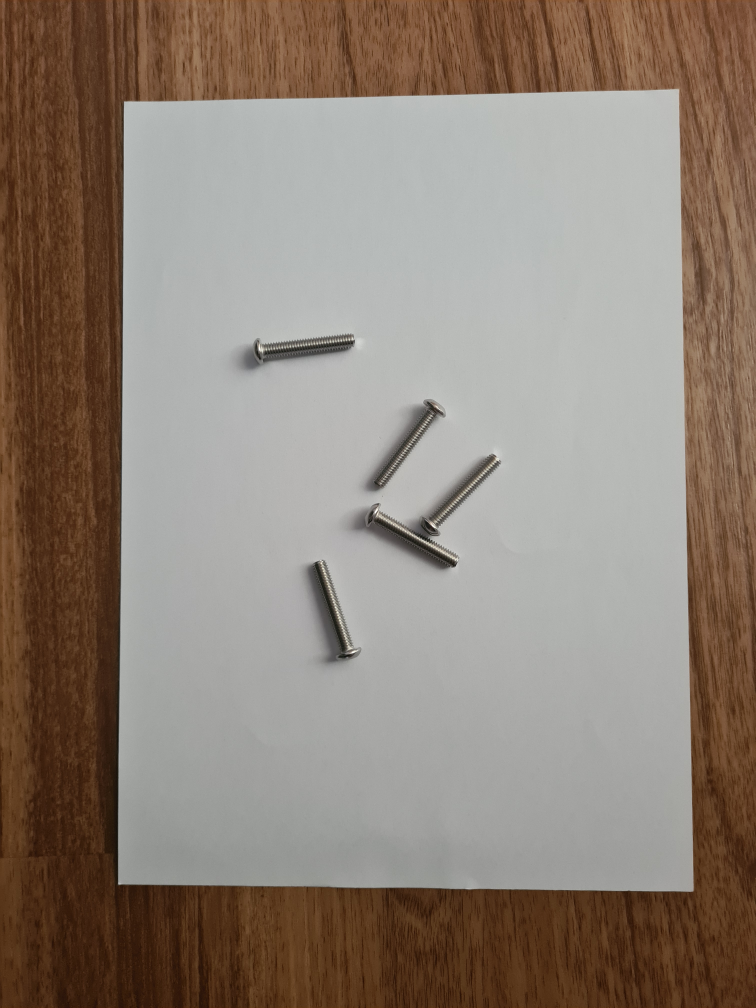
#> input picture input.jpg, 3024 x 4032 px (shown at 1/4 size)
$ jupyter execute Generic_Object_Detection.ipynb   (shell and % lines are left out)   (older library calls are emulated)
#> lines starting #> are read from the running program, lines starting #| are printed output that depends on the picture; after the words box and inside, x2 and y2 are one past the last pixel; in counts of white or black regions, pixels touching at a corner belong together
# Generic Object Detection
We will be mainly utilising the watershed algorithm to do object detection on plain background.

Code developed from https://www.udemy.com/course/python-for-computer-vision-with-opencv-and-deep-learning/

## Other models considered
- YOLOv7 CLIP: This does not work as the pre-trained data does not include screws and thus initial tests shows that the model does not pick up on the screw objects.
- CounTR: This does not work as well as the pre-trained data does not include screws. Note that when testing the model against data it was pre-trained on, the result was unsatisfactory (eg. 2.jpg from FSC147 dataset)

## Business Requirement
- Detection should be able to pick up objects without any training as there could be thousands of different variety of objects to be detected

[cell 1]
import cv2
import numpy as np
import matplotlib.pyplot as plt
from scipy.ndimage import rotate

[cell 2]
def img_read_resize(source, max_width = "default", color = 'rgb'):
    # display in rgb
#> called with source = 'input.jpg', max_width = 640, color = 'rgb'
    if color == 'rgb':
        color = cv2.IMREAD_COLOR
        img = cv2.imread(source, color)
#> img is the input picture: shape (4032, 3024, 3); mean B, G, R 117.8, 128.9, 141.9
        org_height, org_width, _ = img.shape
    # display in grayscale
    else:
        color = cv2.IMREAD_GRAYSCALE
        img = cv2.imread(source, color)
        org_height, org_width = img.shape

    if max_width == "default":
        return img
    else:
        # scale picture according to max width specified
        scale_ratio = org_width/max_width
        scaled_height = int(org_height/scale_ratio)
        img = cv2.resize(img, (max_width, scaled_height), interpolation = cv2.INTER_AREA)
#> img: shape (853, 640, 3)
        return img

[cell 3]
def img_display(img, cmap=None):
    # fig = plt.figure()
    # ax = fig.add_subplot()
    # ax.imshow(cv2.cvtColor(img, cv2.COLOR_BGR2RGB))
    fig = plt.figure(figsize=(20,15))
    ax = fig.add_subplot()
    ax.imshow(img,cmap=cmap)

[cell 4]
def crop_background(img, threshold_type = "otsu",  threshold_manual_val = 160, threshold_adaptive_val = 10, filter_diameter = 33, kernel_size = 3, crop_percent = 2.5):

    # We want to crop out the background and only leave the white paper as the border of the image
    # we blur the image first so that the unnecessary details doesn't show up
    # we use bilateralFilter instead of other methods (such as medianblur, gaussianblur) as it gives us the sharpest of the white paper edges
    # while also removing those unnecesary details from the background
#> called with threshold_type = 'Otsu', threshold_manual_val = 160, threshold_adaptive_val = 10, filter_diameter = 23, kernel_size = 5, crop_percent = 5
    blurred_img = cv2.bilateralFilter(img,filter_diameter,75,75)
    # we follow up with a open morphing to remove any unwanted small white dots on a black background.
    # so that our image before finding contours is cleaner
    kernel = np.ones((kernel_size, kernel_size), np.uint8)
    blurred_img = cv2.morphologyEx(blurred_img, cv2.MORPH_OPEN, kernel)

    # change image to grayscale so that we can split it up by intensity of graycolor
    gray_img = cv2.cvtColor(blurred_img, cv2.COLOR_BGR2GRAY)
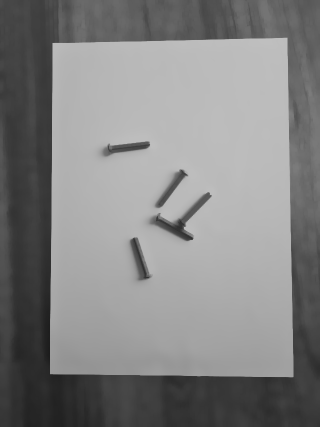
#> gray_img: shape (853, 640) (shown at 1/2 size); min 27, max 191, mean 131.2

    # set threshold to filter out those colors that are not white (we define white as below 140 value)
    # then for those that is above the threshold, we change it to black (255)
    # the part that you want to detect should be white.
    if threshold_type == "Otsu":
        ret, thres_img = cv2.threshold(gray_img, 0, 255, cv2.THRESH_BINARY | cv2.THRESH_OTSU)
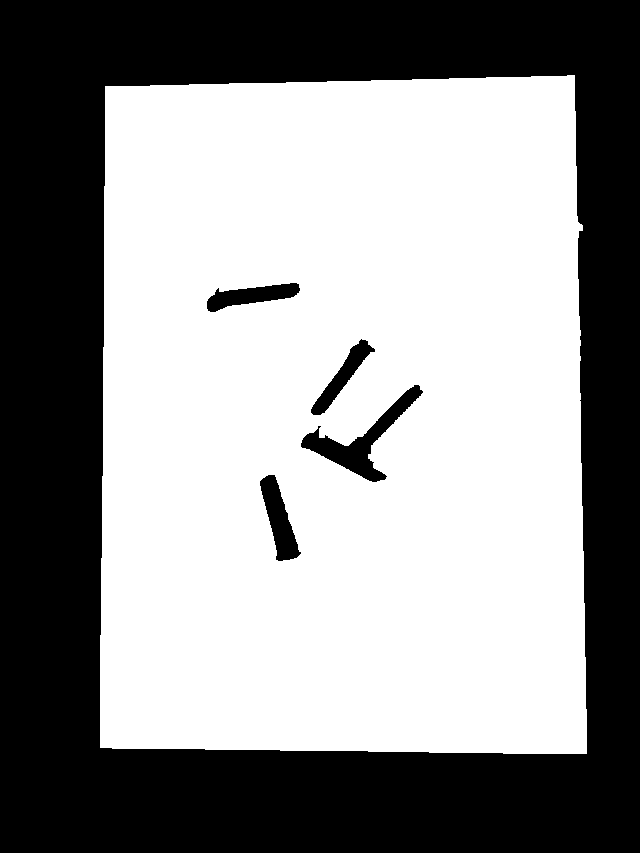
#> thres_img: shape (853, 640); 57.4% white; 5 black regions, box (x1, y1, x2, y2) and area: (0, 0, 640, 853) 225223, (301, 385, 423, 482) 2818, (260, 475, 301, 561) 1657, (207, 283, 300, 312) 1391, (311, 339, 375, 415) 1270
#> ret = 123
    elif threshold_type == "Adaptive":
        thres_img = cv2.adaptiveThreshold(gray_img, 255, cv2.ADAPTIVE_THRESH_MEAN_C, cv2.THRESH_BINARY_INV, 21, threshold_adaptive_val)
    elif threshold_type == "Manual":
        ret, thres_img = cv2.threshold(gray_img, threshold_manual_val, 255, cv2.THRESH_BINARY)

    # img_display(thres_img)


    # DESKEW image based on url below
    # https://stackoverflow.com/questions/59660933/how-to-de-skew-a-text-image-and-retrieve-the-new-bounding-box-of-that-image-pyth/59672620#59672620
    def determine_score(arr, angle):
        data = rotate(arr, angle, reshape=False, order=0)
        histogram = np.sum(data, axis=1, dtype=float)
        score = np.sum((histogram[1:] - histogram[:-1]) ** 2, dtype=float)
        return histogram, score

    scores = []
    angles = np.arange(-5, 5 + 1, 1)
    for angle in angles:
        histogram, score = determine_score(thres_img, angle)
        scores.append(score)
#> this loop made 11 passes
#> score on passes 1 to 8: 1.16e+09, 1.35e+09, 1.82e+09, 3.54e+09, 5.8e+09, 3.93e+09, 6.33e+09, 2.2e+09
#> pass 1, in determine_score, `data = rotate(arr, angle, reshape=False, order=0)`:
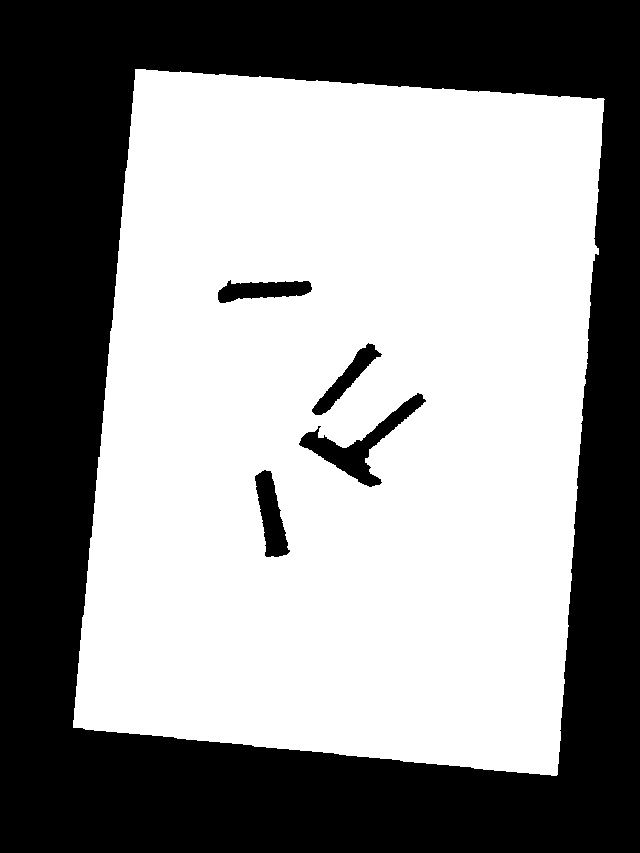
#> data: shape (853, 640); 57.4% white; 5 black regions, box (x1, y1, x2, y2) and area: (0, 0, 640, 853) 225221, (299, 393, 426, 487) 2813, (255, 470, 290, 557) 1657, (218, 280, 312, 303) 1389, (312, 343, 382, 415) 1270
#> after the loop, scores = [1.16e+09, 1.35e+09, 1.82e+09, 3.54e+09, 5.8e+09, 3.93e+09, 6.33e+09, 2.2e+09, 1.45e+09, 1.1e+09, 891102600]

    best_angle = angles[scores.index(max(scores))]
#> best_angle = 1

    (h, w) = thres_img.shape[:2]
    center = (w // 2, h // 2)
    M = cv2.getRotationMatrix2D(center, best_angle, 1.0)
#> M = [[1, 0.0175, -7.39], [-0.0175, 1, 5.65]]
    corrected_img = cv2.warpAffine(thres_img, M, (w, h), flags=cv2.INTER_CUBIC, borderMode=cv2.BORDER_REPLICATE)
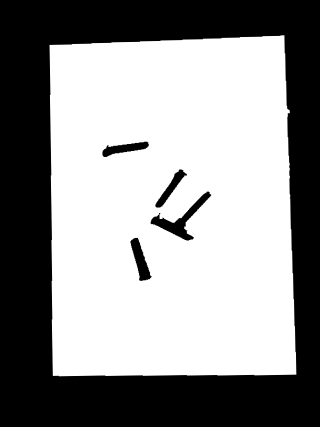
#> corrected_img: shape (853, 640) (shown at 1/2 size); min 0, max 255, mean 146.5

    # contours: https://medium.com/analytics-vidhya/opencv-findcontours-detailed-guide-692ee19eeb18
    # cv2.RETR_EXTERNAL will return all the external contours
    # cv2.CHAIN_APPROX_SIMPLE will only return 4 points instead of detailed pixel by pixel points
    contours, hierarchy  = cv2.findContours(corrected_img, cv2.RETR_EXTERNAL, cv2.CHAIN_APPROX_SIMPLE)
#> contours = 1 contour; box (x1, y1, x2, y2) and area: (99, 69, 594, 754) 320682
    # sort the contours to get the biggest contour (just in case we get more than 1 contour)
    contours = sorted(contours, key = cv2.contourArea, reverse = True)

    # to crop the image based on the contour
    # we pass in contours[0] because there's only 1 contour is our case
    x, y, w, h = cv2.boundingRect(contours[0])
#> x = 99; y = 69; w = 495; h = 685


    # we crop off abit more to compensate for the skewness of the picture
    org_height, org_width = corrected_img.shape
    cut_pixels = int(org_width*crop_percent/100)
    cropped_img = img[y+cut_pixels:y+h-cut_pixels, x+cut_pixels:x+w-cut_pixels]

    return cropped_img

[cell 5]
def object_count(img, blur_kernel_size = 33, erode_kernel_size = 0, erode_iteration = 0, dilate_kernel_size = 0, dilate_iteration = 0, open_kernel_size = 0, open_iteration = 0, close_kernel_size = 0, close_iteration = 0):
    # blur the image using gaussianblur
    # we don't use bilateral because we only want to detect the center of the object, bilateral highlights too much edges
#> called with blur_kernel_size = 33, erode_kernel_size = 0, erode_iteration = 0, dilate_kernel_size = 0, dilate_iteration = 0, open_kernel_size = 3, open_iteration = 1, close_kernel_size = 3
    blurred_img = cv2.GaussianBlur(img,(blur_kernel_size,blur_kernel_size),0)
#> blurred_img: shape (621, 431, 3)

    # change image to grayscale so that we can split it up by intensity of graycolor
    gray_img = cv2.cvtColor(blurred_img, cv2.COLOR_RGB2GRAY)
#> gray_img: shape (621, 431)

    # instead of using normal threshold where we set the threshold manually, we use adaptive threshold because the light intensity varies across the picture
    # https://pyimagesearch.com/2021/05/12/adaptive-thresholding-with-opencv-cv2-adaptivethreshold/
    # 21 is the grid in which we search for optimum threshold (21 by 21)
    # 10 is our finetune threshold related to the ADAPTIVE_THRESH_MEAN_C
    # we don't use adaptive threshold because we want the threshold to be singular instead of adaptive across the image. so that the output would be clean
    # thres_img = cv2.adaptiveThreshold(gray_img, 255, cv2.ADAPTIVE_THRESH_MEAN_C, cv2.THRESH_BINARY_INV, 21, 10)
    thres_img = cv2.adaptiveThreshold(gray_img, 255, cv2.ADAPTIVE_THRESH_MEAN_C, cv2.THRESH_BINARY_INV, 21, 10)
#> thres_img: shape (621, 431); 1.9% white; 5 white regions, box (x1, y1, x2, y2) and area: (74, 184, 168, 210) 1086, (129, 375, 166, 459) 1050, (179, 239, 242, 314) 1035, (170, 333, 254, 381) 1029, (223, 285, 289, 353) 899

    target_img = thres_img.copy()
    # img_display(target_img, 'gray')
    # erode reduce the edges of brighter white pixels
    target_img = cv2.erode(target_img, np.ones((erode_kernel_size, erode_kernel_size), np.uint8), iterations=erode_iteration)
    # img_display(target_img, 'gray')
    # dilate grow the edges of brighter white pixels
    target_img = cv2.dilate(target_img, np.ones((dilate_kernel_size, dilate_kernel_size), np.uint8), iterations=dilate_iteration)
    # img_display(target_img, 'gray')
    # Closing. It is obtained by the dilation of an image followed by an erosion.
    target_img = cv2.morphologyEx(target_img, op = cv2.MORPH_CLOSE, kernel = np.ones((close_kernel_size, close_kernel_size), np.uint8), iterations=close_iteration)
    # Opening. It is obtained by the erosion of an image followed by a dilation.
    target_img = cv2.morphologyEx(target_img, op = cv2.MORPH_OPEN, kernel = np.ones((open_kernel_size, open_kernel_size), np.uint8), iterations=open_iteration)
#> target_img: shape (621, 431); 1.9% white; 5 white regions, box (x1, y1, x2, y2) and area: (75, 184, 168, 210) 1083, (129, 375, 165, 459) 1046, (180, 240, 242, 314) 1032, (170, 333, 254, 381) 1028, (223, 286, 289, 353) 898
    # img_display(target_img, 'gray')
    target_img = target_img.astype(np.uint8)

    # Get the pixels which we are sure that is the background
    sure_bg = cv2.dilate(target_img, np.ones((3, 3), np.uint8), iterations=3)
#> sure_bg: shape (621, 431); 3.4% white; 4 white regions, box (x1, y1, x2, y2) and area: (167, 283, 292, 384) 3576, (177, 237, 245, 317) 1884, (72, 181, 171, 213) 1842, (126, 372, 168, 462) 1808
    # img_display(sure_bg, 'gray')

    # Perform distance transformation. pixels that are further away from the background would be given higher white intensity
    # thereby increasing our confidence that those intense white are the foreground (our object of interest)
    # https://www.tutorialspoint.com/opencv/opencv_distance_transformation.htm
    distance_transformed_out = cv2.distanceTransform(target_img, cv2.DIST_L2, 5)
    # img_display(distance_transformed_out, "gray")

    # do another threshold function to gather the pixels which we are sure is the foregroud after distanceTransform
    ret, sure_fg = cv2.threshold(distance_transformed_out.astype(np.uint8), 0, 255, cv2.THRESH_BINARY | cv2.THRESH_OTSU)
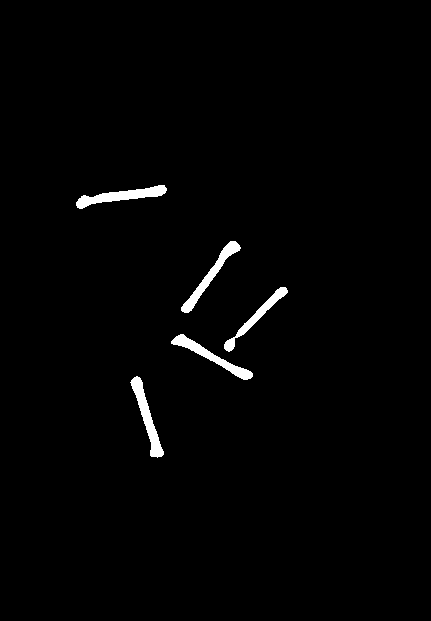
#> sure_fg: shape (621, 431); 1.4% white; 5 white regions, box (x1, y1, x2, y2) and area: (76, 185, 167, 209) 845, (130, 376, 164, 458) 808, (171, 334, 253, 380) 768, (181, 241, 241, 313) 764, (224, 287, 288, 352) 636
#> ret = 1
    # img_display(sure_fg, "gray")
    # get the unknown area
    unknown = cv2.subtract(sure_bg, sure_fg)
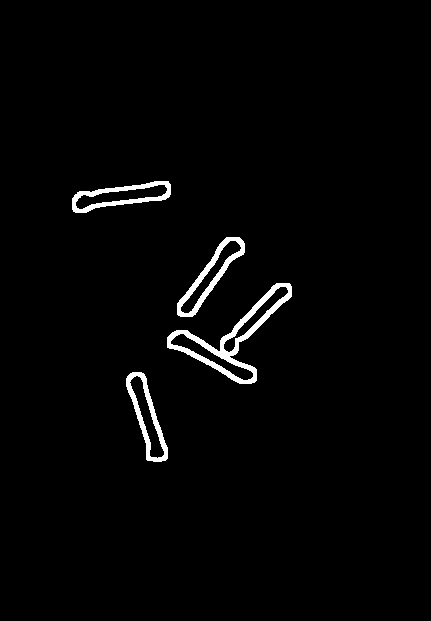
#> unknown: shape (621, 431); 2% white; 4 white regions, box (x1, y1, x2, y2) and area: (167, 283, 292, 384) 2172, (177, 237, 245, 317) 1120, (126, 372, 168, 462) 1000, (72, 181, 171, 213) 997

    # img_display(unknown, 'gray')

    # connectedComponents help us to treat each markers as individual components
    # https://pyimagesearch.com/2021/02/22/opencv-connected-component-labeling-and-analysis/
    ret, markers = cv2.connectedComponents(sure_fg)
#> markers: shape (621, 431) int32; 6 distinct labels, from 0 to 5
#> ret = 6

    # we add 1 to markers to differentiate the eventual background from the unknown pixel which we equates to 0 in the next line
    markers = markers+1
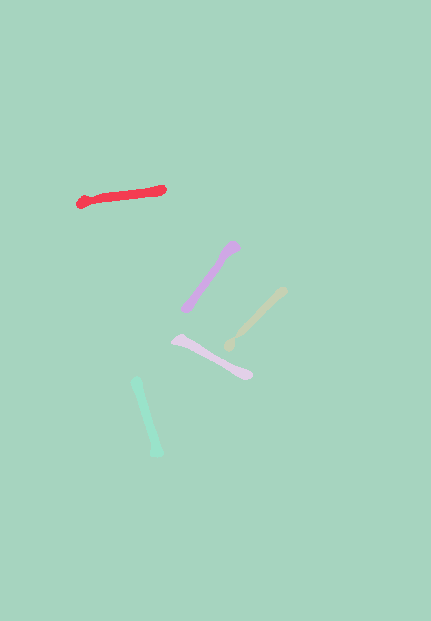
#> markers: shape (621, 431) int32; 6 distinct labels, from 1 to 6; one colour per label, 0 black
    markers[unknown==255] = 0
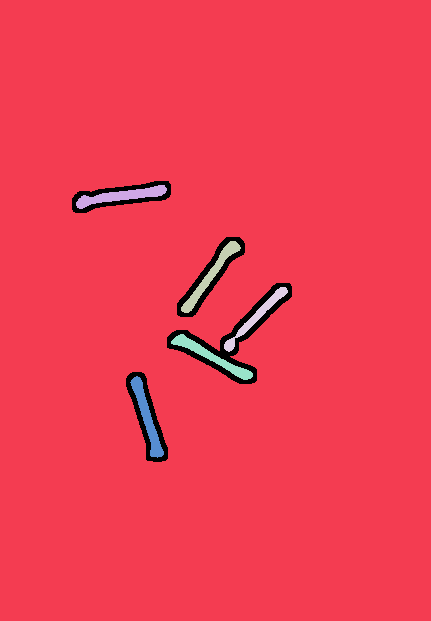
#> markers: shape (621, 431) int32; 7 distinct labels, from 0 to 6; one colour per label, 0 black

    # perform watershed
    # https://pyimagesearch.com/2015/11/02/watershed-opencv/
    # we have to perform watershed on a color image
    markers = cv2.watershed(blurred_img, markers)
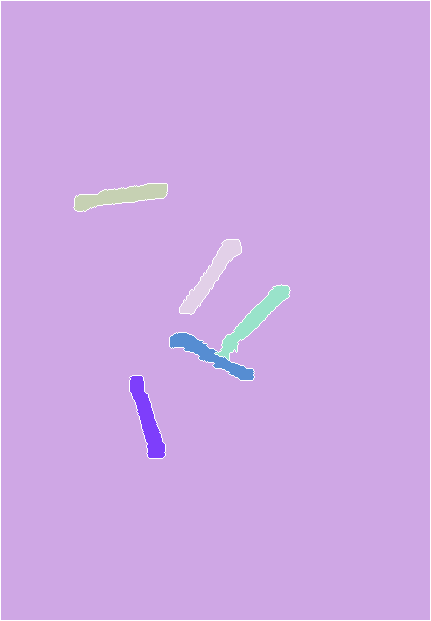
#> markers: shape (621, 431) int32; 7 distinct labels, from -1 to 6; one colour per label, 0 black, -1 white

    # return number of unique objects
    counter = 0
    for marker in np.unique(markers):
        # -1 refers to the outline
        # 1 refers to the background
        # all other numbers means different classes
        if marker == -1 or marker == 1:
            continue
        counter += 1
#> this loop made 7 passes
#> marker on pass 1: -1
#> after the loop, counter = 5

    return markers, counter

[cell 6]
def display_contours(cropped_image, markers, contour_percentile = 0.3, contour_thres = 2):
    final_image = cropped_image.copy()
    # loop over the unique labels returned by the Watershed algorithm
    contour_dict = {'contours':[], 'areas':[], 'colors':[]}
    for marker in np.unique(markers):
        # if the marker is one, we are examining the 'background'
        # if the marker is -1, we are looking at the outline
        # so simply ignore it
        if marker == 1 or marker == -1:
            continue
        # otherwise, allocate create a mask just for the particular marker region
        mask = np.zeros(markers.shape, dtype="uint8")
        # for every marker (ie, -1, 2, 3, 4, 5, 6), change it to 255 each time.
        # now we will only have mask that has 1 marker each time
        mask[markers == marker] = 255
        # detect contours in the mask and grab the largest one
        contours, hierarchy = cv2.findContours(mask.copy(), cv2.RETR_EXTERNAL,cv2.CHAIN_APPROX_SIMPLE)

        # random color
        color = list(np.random.random(size=3) * 256)

        contour_dict['contours'].append(contours[0])
        contour_dict['areas'].append(cv2.contourArea(contours[0]))
        contour_dict['colors'].append(color)


    # Final check to ensure that our detected contours is between the average area of the 30th and 70th percentile of all the contours found.
    # if the detected contour is bigger than this average area or lesser than this average area by 30%, then ignore it
    def percentile_avg(percentile, target_list):
        if len(target_list) == 0:
            return 0
        target_list.sort()
        percentile_int = int(round(percentile*len(target_list)))
        average = sum(target_list[percentile_int:-percentile_int])/len(target_list[percentile_int:-percentile_int])
        return average

    counter = 0
    avg_3070 = percentile_avg(contour_percentile, contour_dict['areas'])
    for i in range(len(contour_dict['contours'])):
        if avg_3070 / contour_thres <= contour_dict['areas'][i] <= avg_3070 * contour_thres:
            final_image = cv2.drawContours(final_image, [contour_dict['contours'][i]], -1, contour_dict['colors'][i], 2)
            counter += 1

    return final_image, counter

[cell 7]
org_img = img_read_resize("input.jpg", max_width= 640)
cropped_img = crop_background(org_img, threshold_type = "Otsu", threshold_adaptive_val=10, filter_diameter = 23, kernel_size = 5, crop_percent = 5)
markers, counter = object_count(cropped_img,erode_kernel_size = 0, erode_iteration = 0, dilate_kernel_size = 0, dilate_iteration = 0, open_kernel_size = 3, open_iteration = 1, close_kernel_size = 3, close_iteration = 0)
#> counter = 5
final_img, counter = display_contours(cropped_img, markers)
#> the loop in display_contours, `for marker in np.unique(markers): # if the marker is one, we are exami..` made 7 passes
#> color on passes 3 to 7: [140.5, 183.1, 154.3], [139.5, 108.5, 165.3], [112, 228.3, 246.7], [98.16, 202.7, 135.4], [145.4, 237, 18.19]
#> after the loop in display_contours, `for i in range(len(contour_dict['contours'])):`:
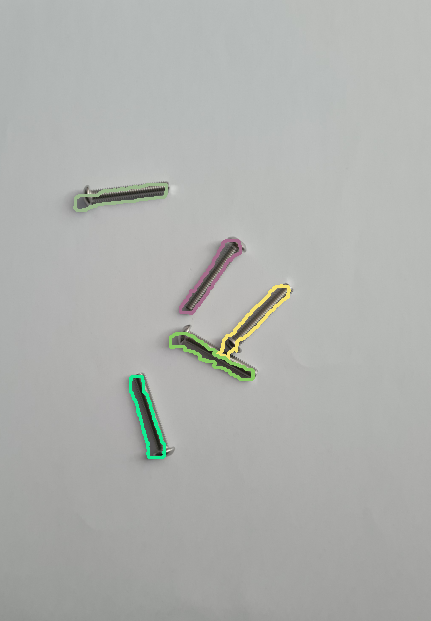
#> final_image: shape (621, 431, 3); mean B, G, R 173.3, 176.2, 174.3

img_display(final_img)

print(f"{counter} object(s) detected")
#| 5 object(s) detected
